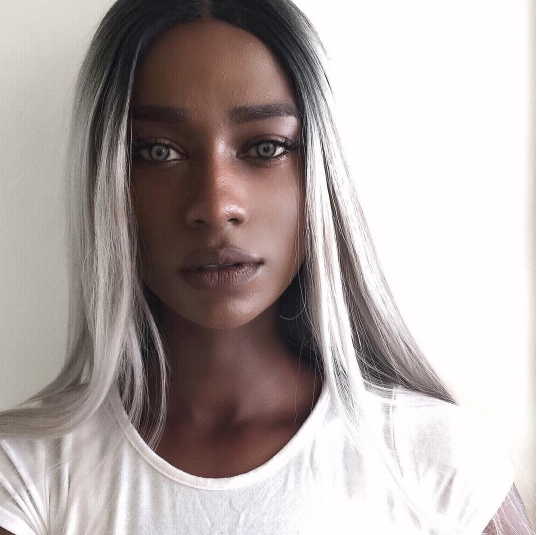
#> input picture images/Gambian_model.png, 537 x 535 px
$ jupyter execute example5.ipynb
#> lines starting #> are read from the running program, lines starting #| are printed output that depends on the picture
[cell 1]
import PIL.Image
import PIL.ImageFilter
import PIL.ImageEnhance

input_image= PIL.Image.open('../../images/Gambian_model.png')
#> input_image is the input picture: PIL image 537x535 RGB; mean R, G, B 178.8, 169.1, 167.7
input_image.show("The original")

[cell 2]
sharpened_image = input_image.filter(PIL.ImageFilter.SHARPEN)
sharpened_image.show("The sharpened image (by default factor)")

[cell 3]
smoothed_image = input_image.filter(PIL.ImageFilter.SMOOTH)
smoothed_image.show("The smoothed image (by default factor)")

[cell 4]
# applies the black and white filter
gray_image = input_image.convert('L')
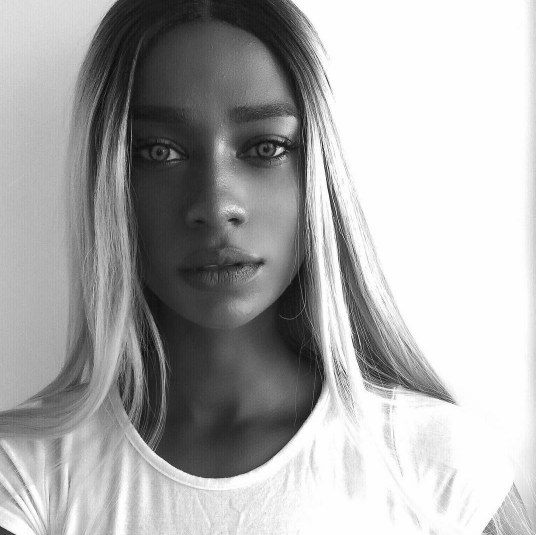
#> gray_image: PIL image 537x535 L; min 10, max 255, mean 172
gray_image.show("The gray image")

[cell 5]
edged_image = input_image.filter(PIL.ImageFilter.FIND_EDGES)
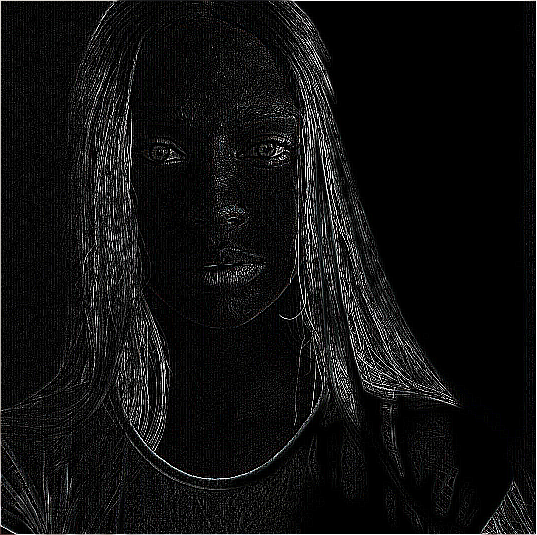
#> edged_image: PIL image 537x535 RGB; mean R, G, B 16.7, 16.7, 16.8
edged_image.show("The edged image")

[cell 6]
embossed_image = input_image.filter(PIL.ImageFilter.EMBOSS)
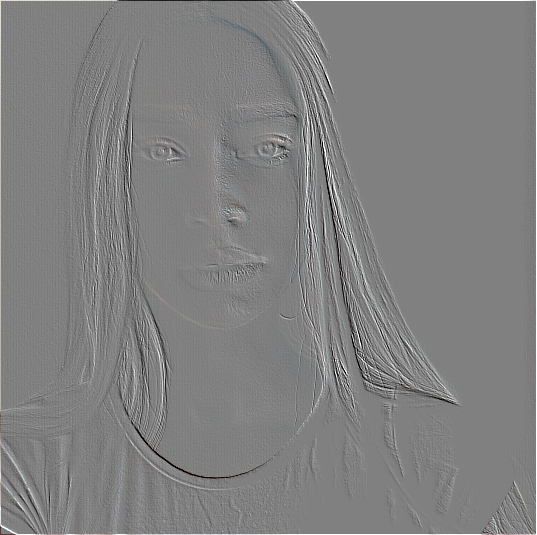
#> embossed_image: PIL image 537x535 RGB; mean R, G, B 128.6, 128.6, 128.6
embossed_image.show("The embossed image")

[cell 7]
# Enhance the color of the picture
color_enhancer = PIL.ImageEnhance.Color(input_image)
color_enhanced_image = color_enhancer.enhance(2) # It can be reduced as well.
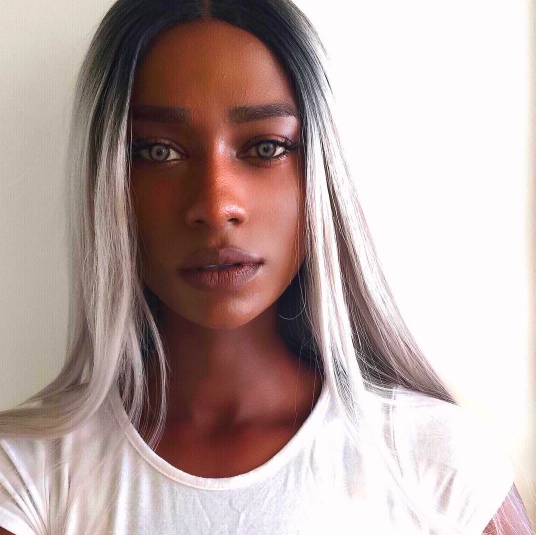
#> color_enhanced_image: PIL image 537x535 RGB; mean R, G, B 185.4, 166.3, 163.5
color_enhanced_image.show("The color enhanced image (by the factor of 5)")

$ run again, with images/Bulgarian_model.png copied over images/Gambian_model.png
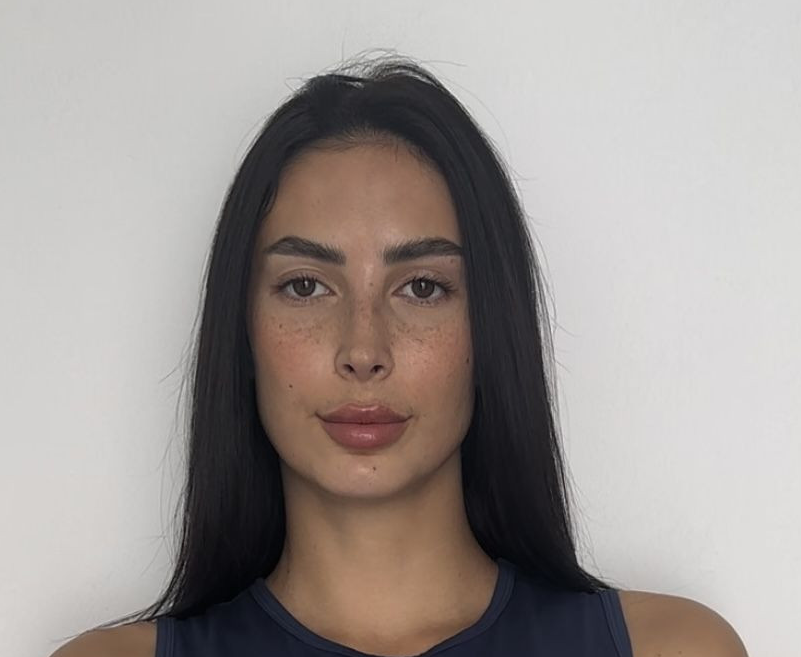
#> input picture images/Bulgarian_model.png, 801 x 657 px
#> input_image is the input picture: PIL image 801x657 RGBA; mean R, G, B, A 159.7, 152.7, 149.4, 255
#> `embossed_image = input_image.filter(PIL.ImageFilter.EMBOSS)`:
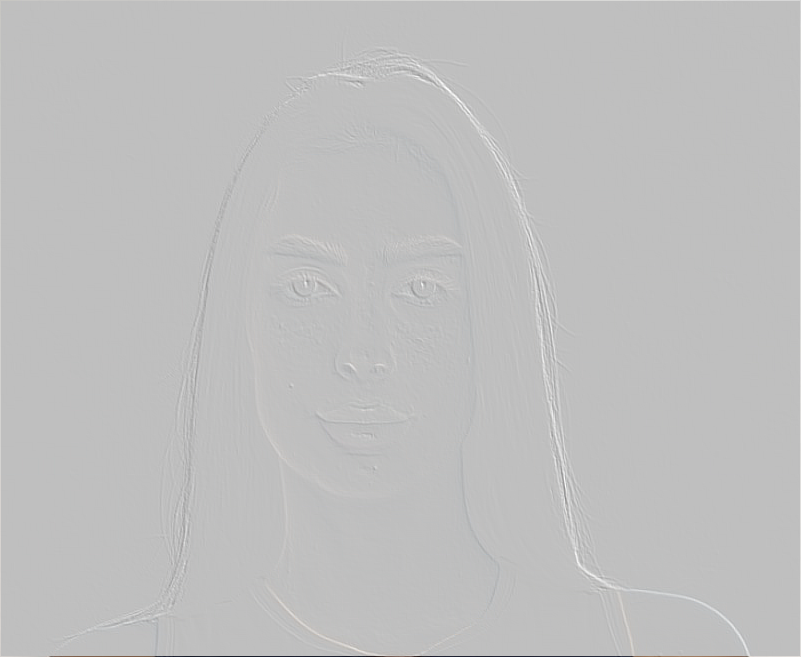
#> embossed_image: PIL image 801x657 RGBA; mean R, G, B, A 128.5, 128.5, 128.5, 128.7; transparent parts drawn white
#> `color_enhanced_image = color_enhancer.enhance(2)`:
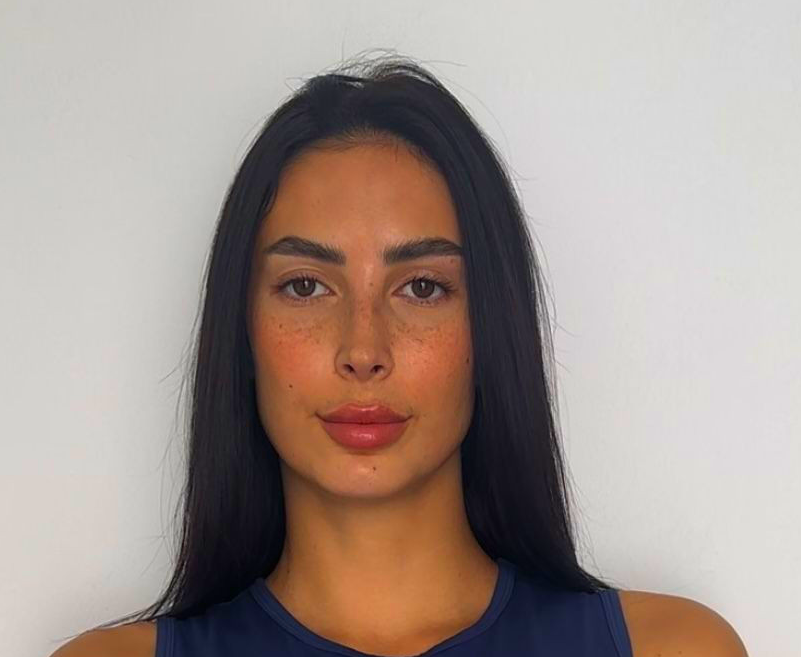
#> color_enhanced_image: PIL image 801x657 RGBA; mean R, G, B, A 165, 150.9, 144.3, 255

$ run again, with images/model_1.png copied over images/Gambian_model.png
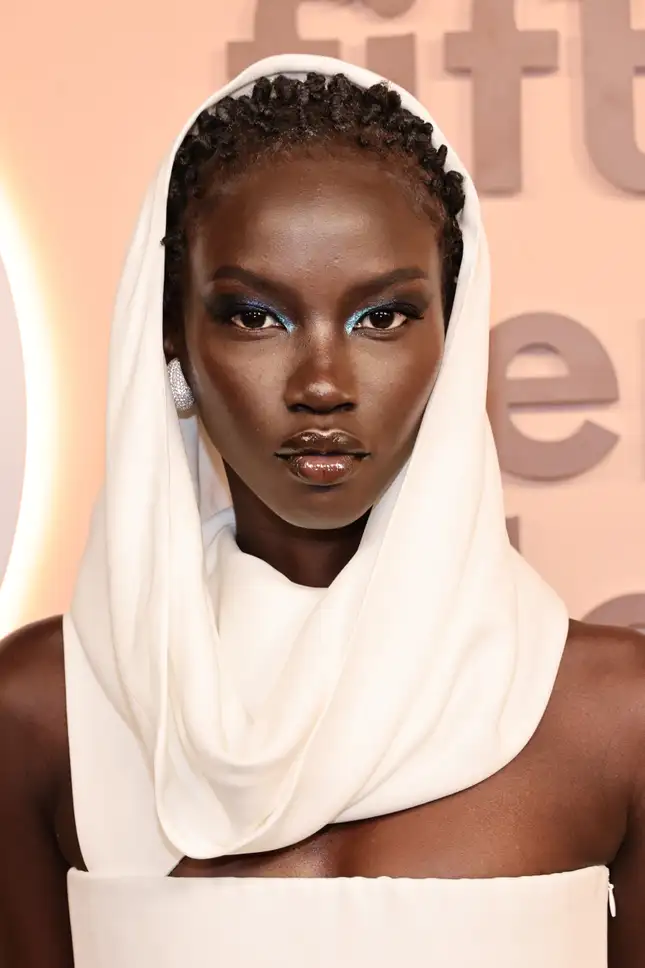
#> input picture images/model_1.png, 645 x 968 px
#> input_image is the input picture: PIL image 645x968 RGB; mean R, G, B 200.1, 168.6, 152.2
#> `embossed_image = input_image.filter(PIL.ImageFilter.EMBOSS)`:
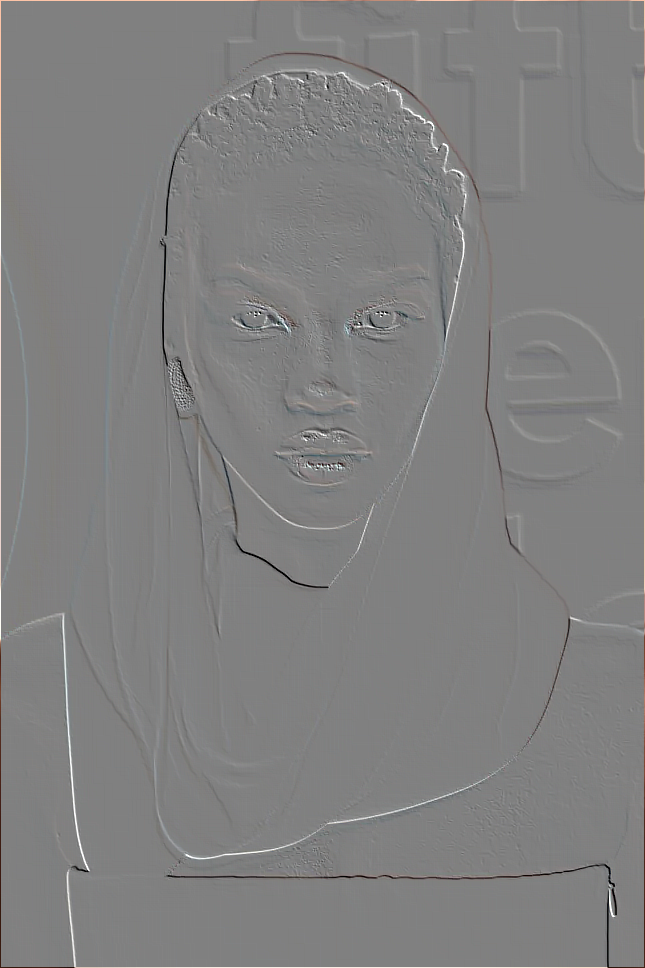
#> embossed_image: PIL image 645x968 RGB; mean R, G, B 128.4, 128.1, 128
#> `color_enhanced_image = color_enhancer.enhance(2)`:
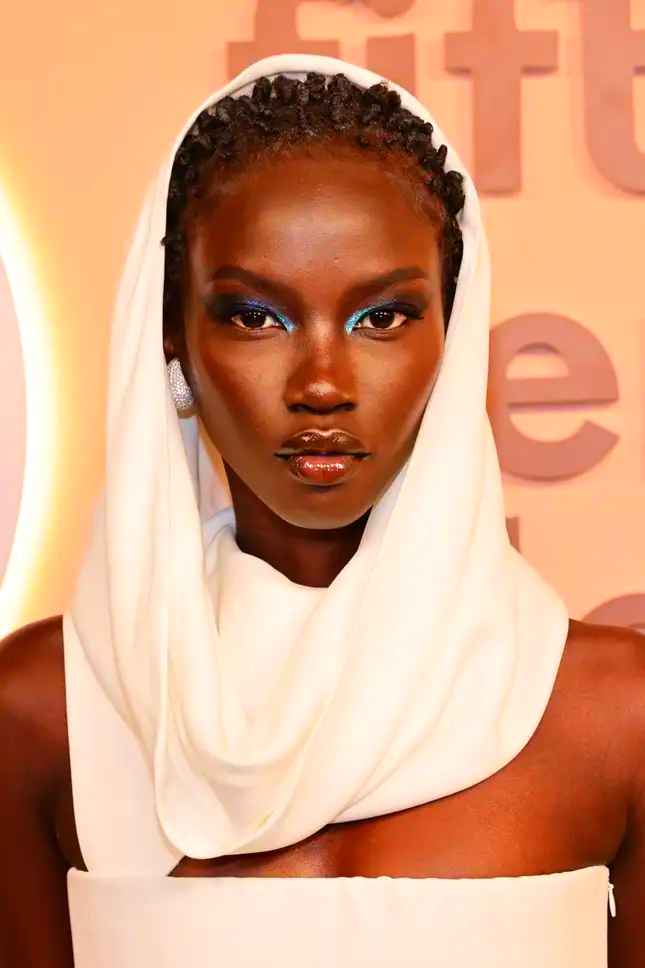
#> color_enhanced_image: PIL image 645x968 RGB; mean R, G, B 215.2, 161.1, 128.5
